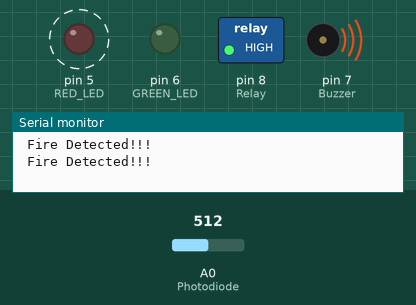
Simulated run of this sketch. Board: Arduino Uno, built with avr-gcc and run on an emulated ATmega328P. On the bench: switched loads named in the sketch (green lamp = pin HIGH), output pins drawn as LEDs (lit = HIGH), buzzer (waves = sounding), the last lines printed to the serial monitor. Dashed ring = blinking. The inputs (shaded band) are chosen by the test bench; at power-on: A0 (Photodiode) = 512.

Above: at 5.8 s.
5.9 s: A0 (Photodiode) set to 56
11.9 s: A0 (Photodiode) set to 47
At 16.3 s:
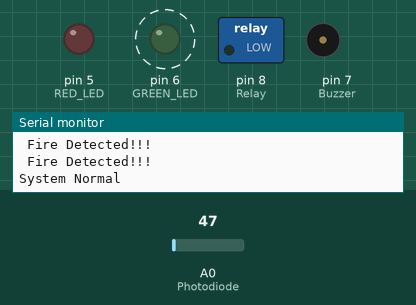
18.5 s: A0 (Photodiode) set to 122
At 19.1 s:
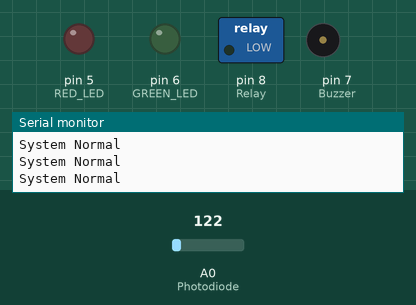
24.5 s: A0 (Photodiode) set to 40
At 24.9 s:
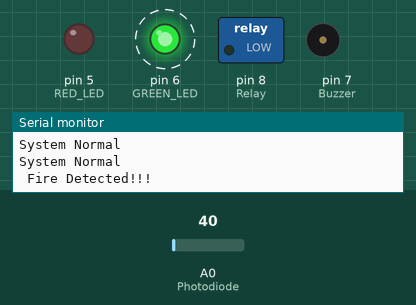
Timing chart, 0 to 31.5 s (numbered marks = the images above; inputs shaded):
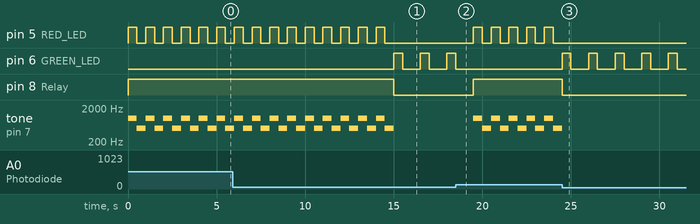

Measured:
- the behaviour switches between 51 and 50 on A0 (Photodiode) (found by bisection; images 0 and 1)
- after the input at 11.9 s, pin 5 (RED_LED): goes on until 14.5 s, then stays LOW; pin 6 (GREEN_LED): alternates HIGH for 0.50 s and LOW for 1.0 s, starting after 3.1 s; pin 8 (Relay): HIGH → LOW after 3.1 s
- after the input at 18.5 s, pin 5 (RED_LED): alternates HIGH for 0.50 s and LOW for 0.50 s, starting after 1.0 s; pin 6 (GREEN_LED): goes on until 18.5 s, then stays LOW; pin 8 (Relay): LOW → HIGH after 1.0 s; tone on pin 7 (Buzzer): alternates 1000 Hz for 0.50 s and 500 Hz for 0.50 s, starting after 1.0 s
- after the input at 24.5 s, pin 5 (RED_LED): stops changing and stays LOW; pin 6 (GREEN_LED): alternates HIGH for 0.50 s and LOW for 1.0 s, starting at once; pin 8 (Relay): HIGH → LOW at once
- by itself, pin 5 (RED_LED): alternates HIGH for 0.50 s and LOW for 0.50 s
- by itself, tone on pin 7 (Buzzer): repeats every 1.0 s: 500 Hz 0.50 s, 1000 Hz 0.50 s, until it stays silent from 15.0 s

The sketch:

Flame_Detecter_Alamwith_Photodiode.ino
```cpp
#define Photodiode A0// connect Photo diode to A0 Pin of Arduino as per the circuit
#define RED_LED 5// connect Red LED to Digital Pin 5 of Arduino as per the circuit
#define GREEN_LED 6//connect Green LED to Digital Pin 6 of Arduino as per the circuit
#define Buzzer 7//connect Buzzer to Digital Pin 7 of Arduino as per the circuit
#define Relay 8//connect Relay  to Digital Pin 8 of Arduino as per the circuit
int x, i;
void setup()
{
  pinMode(RED_LED, OUTPUT);
  pinMode(GREEN_LED, OUTPUT);
  pinMode(Buzzer, OUTPUT);
  pinMode(Relay, OUTPUT);

  Serial.begin(9600);
}
void loop()
{
  x = analogRead(Photodiode);
  if (x > 50)// decrease the value of "x" to trigger alarm in a Low flame.
  {
  Serial.println(" Fire Detected!!!");
  digitalWrite(GREEN_LED, LOW);
  digitalWrite(Relay, HIGH);
  for (i = 0; i < 5; i++)
  {

    digitalWrite(RED_LED, HIGH);
    tone(Buzzer, 1000);
    delay(500);

    digitalWrite(RED_LED, LOW);
    tone(Buzzer, 500);
    delay(500);
  }
}
else
{
  noTone(Buzzer);
  digitalWrite(Relay, LOW);
  digitalWrite(RED_LED, LOW);
  digitalWrite(GREEN_LED, HIGH);
  delay(500);
  digitalWrite(GREEN_LED, LOW);
  Serial.println("System Normal");
  delay(1000);
}
}
```
